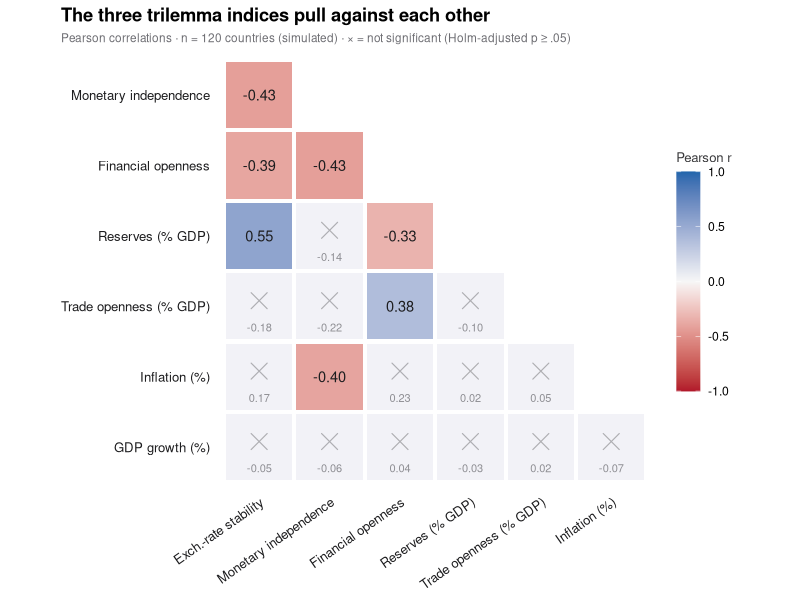

Write the R code that produced this figure.
# Correlation matrix: the R equivalent of plot.py
# Simulated data, set in the context of Stojkov & Warin (2019) [stojkov2019trilemma]
# R and NumPy draw different random numbers, so the values differ slightly from the Python figure.
library(ggplot2)

set.seed(1999)

# Simulated cross-section: 120 countries; the trilemma indices share a budget of about 2
n <- 120
g <- matrix(rgamma(3 * n, shape = 2), n)
share <- g / rowSums(g)                         # Dirichlet(2, 2, 2): how each country "gives up" the budget
idx <- pmin(pmax(1 - share + matrix(rnorm(3 * n, 0, 0.08), n), 0), 1)
ers <- idx[, 1]; mi <- idx[, 2]; ka <- idx[, 3]
d <- data.frame("Exch.-rate stability" = ers, "Monetary independence" = mi,
                "Financial openness" = ka,
                "Reserves (% GDP)" = 8 + 25 * ers + rnorm(n, 0, 7),
                "Trade openness (% GDP)" = 50 + 60 * ka + rnorm(n, 0, 25),
                "Inflation (%)" = 6 - 4 * mi + rgamma(n, shape = 2, scale = 1.5),
                "GDP growth (%)" = 3 + rnorm(n, 0, 2), check.names = FALSE)
vars <- names(d)
k <- length(vars)

# Pearson r and Holm-adjusted p-values for every pair (lower triangle: row after column)
pairs <- as.data.frame(t(combn(k, 2)))
names(pairs) <- c("col", "row")
tests <- mapply(function(i, j) cor.test(d[[i]], d[[j]]), pairs$col, pairs$row, SIMPLIFY = FALSE)
pairs$r <- sapply(tests, function(t) unname(t$estimate))
pairs$p_adj <- p.adjust(sapply(tests, `[[`, "p.value"), method = "holm")
pairs$sig <- pairs$p_adj < 0.05
pairs$x <- factor(vars[pairs$col], levels = vars[-k])
pairs$y <- factor(vars[pairs$row], levels = rev(vars[-1]))
sig <- pairs[pairs$sig, ]
ns <- pairs[!pairs$sig, ]

p <- ggplot(pairs, aes(x, y)) +
  geom_tile(aes(fill = ifelse(sig, r, NA)), width = 0.94, height = 0.94) +
  scale_fill_gradient2("Pearson r", low = "#B2182B", mid = "#F7F7F7", high = "#2166AC", midpoint = 0,
                       limits = c(-1, 1), breaks = seq(-1, 1, 0.5), na.value = "#F2F2F7") +
  geom_text(data = sig, aes(label = sprintf("%.2f", r), colour = abs(r) > 0.6), size = 3.7,
            show.legend = FALSE) +
  scale_colour_manual(values = c(`TRUE` = "white", `FALSE` = "#1D1D1F")) +
  # Not significant after Holm: a grey cross, with r in small print below
  geom_point(data = ns, shape = 4, size = 5, colour = "#AEAEB2", stroke = 0.6,
             position = position_nudge(y = 0.08)) +
  geom_text(data = ns, aes(label = sprintf("%.2f", r)), size = 2.8, colour = "#8E8E93",
            nudge_y = -0.3) +
  coord_equal() +
  labs(title = "The three trilemma indices pull against each other",
       subtitle = sprintf("Pearson correlations · n = %d countries (simulated) · × = not significant (Holm-adjusted p ≥ .05)",
                          n),
       x = NULL, y = NULL) +
  theme_minimal(base_size = 11) +
  theme(plot.title = element_text(face = "bold"),
        plot.title.position = "plot",
        plot.subtitle = element_text(size = 8.5, colour = "#6E6E73"),
        axis.text = element_text(colour = "#1D1D1F", size = 9.5),
        axis.text.x = element_text(angle = 35, hjust = 1),
        panel.grid = element_blank(),
        legend.title = element_text(size = 9.5, colour = "#3A3A3C"),
        legend.key.height = unit(2.2, "lines"))
print(p)
